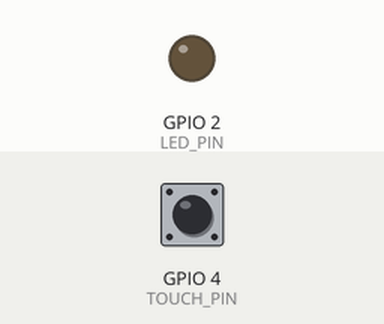
The sketch below on a simulated ESP32. Shown: output pins drawn as LEDs (lit = HIGH). Inputs (shaded band) come from the test bench; at power-on: GPIO 4 (TOUCH_PIN) HIGH. What the sketch prints to the serial monitor is not drawn.

Above: at 0.1 s.
Timing chart, 0 to 1.6 s (numbered marks = the images above):
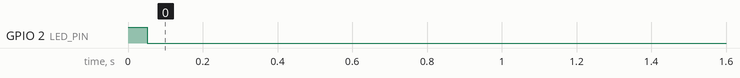

Measured:
- by itself, GPIO 2 (LED_PIN): HIGH → LOW at 0.05 s

The sketch:

ex04.ino
```cpp
#define TOUCH_PIN 4
#define LED_PIN   2

const int freq = 5000;
const int resolution = 8;
const int threshold = 700;
const int debounceDelay = 50;

bool ledOn = false; // false=灭，true=亮

void setup() {
  Serial.begin(115200);
  ledcAttach(LED_PIN, freq, resolution);
  ledcWrite(LED_PIN, 255); // 强制初始熄灭
  Serial.println("极简触摸开关（已加防抖）");
  Serial.println("摸一下亮，再摸一下灭");
}

void loop() {
  int touchVal = touchRead(TOUCH_PIN);
  Serial.printf("触摸值：%d\n", touchVal);


  if (touchVal < threshold) {
    delay(debounceDelay);
    if (touchRead(TOUCH_PIN) < threshold) {

      ledOn = !ledOn;
      ledcWrite(LED_PIN, ledOn ? 0 : 255);
      Serial.printf(" 翻转！LED现在：%s\n", ledOn ? "亮" : "灭");

      while (touchRead(TOUCH_PIN) < threshold) {
        delay(10);
      }
    }
  }

  delay(50);
}
```
